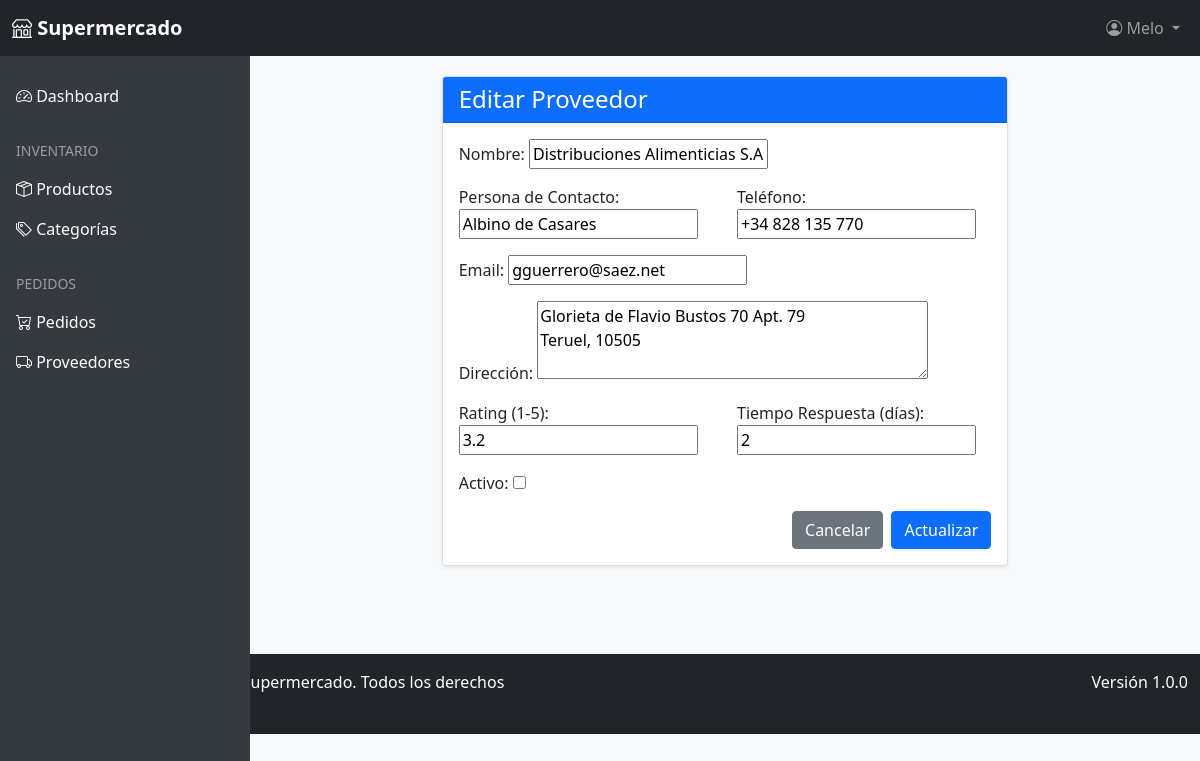
The app's page /pedidos/proveedores/1/editar/ (signed in) with its own data.
### usuarios/models.py (models this page shows, shortened)
class Usuario(AbstractUser):
    class TipoUsuario(models.TextChoices):
        ADMIN = 'ADMIN', _('Administrador')
        EMPLEADO = 'EMPLEADO', _('Empleado')
        PROVEEDOR = 'PROVEEDOR', _('Proveedor')
    tipo_usuario = models.CharField(
        max_length=10,
        choices=TipoUsuario.choices,
        default=TipoUsuario.EMPLEADO,
        verbose_name=_('Tipo de Usuario')
    )
    telefono = models.CharField(
        max_length=15,
        blank=True,
        null=True,
        verbose_name=_('Teléfono')
    )
    direccion = models.TextField(
        blank=True,
        null=True,
        verbose_name=_('Dirección')
    )
    fecha_nacimiento = models.DateField(
        blank=True,
        null=True,
        verbose_name=_('Fecha de Nacimiento')
    )
    class Meta:
        verbose_name = _('Usuario')
        verbose_name_plural = _('Usuarios')
        ordering = ['last_name', 'first_name']
    def es_administrador(self):
        return self.tipo_usuario == self.TipoUsuario.ADMIN

### pedidos/models.py (models this page shows, shortened)
class Proveedor(models.Model):
    nombre = models.CharField(max_length=100, verbose_name=_('Nombre'))
    contacto = models.CharField(max_length=100, verbose_name=_('Persona de Contacto'))
    telefono = models.CharField(max_length=15, verbose_name=_('Teléfono'))
    email = models.EmailField(verbose_name=_('Email'))
    direccion = models.TextField(verbose_name=_('Dirección'))
    rating = models.FloatField(default=3.0, verbose_name=_('Rating (1-5)'))
    tiempo_respuesta_promedio = models.IntegerField(default=3, verbose_name=_('Tiempo Respuesta (días)'))
    activo = models.BooleanField(default=True, verbose_name=_('Activo'))
    class Meta:
        verbose_name = _('Proveedor')
        verbose_name_plural = _('Proveedores')
        ordering = ['nombre']

### pedidos/views.py (the view)
# urls.py: path('proveedores/<int:pk>/editar/', views.proveedor_update, name='proveedor_update'),
@login_required
def proveedor_update(request, pk):
    proveedor = get_object_or_404(Proveedor, pk=pk)
    if request.method == 'POST':
        form = ProveedorForm(request.POST, instance=proveedor)
        if form.is_valid():
            form.save()
            messages.success(request, "Proveedor actualizado exitosamente")
            return redirect('proveedor_list')
    else:
        form = ProveedorForm(instance=proveedor)
    return render(request, 'pedidos/proveedor_form.html', {'form': form})

### pedidos/forms.py
class ProveedorForm(forms.ModelForm):
    class Meta:
        model = Proveedor
        fields = ['nombre', 'contacto', 'telefono', 'email', 'direccion', 'rating', 'tiempo_respuesta_promedio', 'activo']
        widgets = {
            'direccion': forms.Textarea(attrs={'rows': 3}),
        }

### pedidos/templates/pedidos/proveedor_form.html (shortened to what this page needs)
{% extends "base.html" %}
{% block content %}
<div class="container">
    <div class="row">
        <div class="col-md-8 mx-auto">
            <div class="card">
                <div class="card-header bg-{% if form.instance.pk %}primary{% else %}success{% endif %} text-white">
                    <h4 class="card-title mb-0">
                        {% if form.instance.pk %}Editar{% else %}Crear{% endif %} Proveedor
                    </h4>
                </div>
                <div class="card-body">
                    <form method="post">
                        <div class="mb-3">
                            {{ form.nombre.label_tag }}
                            {{ form.nombre }}
                        </div>
                        <div class="row">
                            <div class="col-md-6 mb-3">
                                {{ form.contacto.label_tag }}
                                {{ form.contacto }}
                            </div>
                            <div class="col-md-6 mb-3">
                                {{ form.telefono.label_tag }}
                                {{ form.telefono }}
                            </div>
                        </div>
                        <div class="mb-3">
                            {{ form.email.label_tag }}
                            {{ form.email }}
                        </div>
                        <div class="mb-3">
                            {{ form.direccion.label_tag }}
                            {{ form.direccion }}
                        </div>
                        <div class="row">
                            <div class="col-md-6 mb-3">
                                {{ form.rating.label_tag }}
                                {{ form.rating }}
                            </div>
                            <div class="col-md-6 mb-3">
                                {{ form.tiempo_respuesta_promedio.label_tag }}
                                {{ form.tiempo_respuesta_promedio }}
                            </div>
                        </div>
                        <div class="mb-3">
                            {{ form.activo.label_tag }}
                            {{ form.activo }}
                        </div>
                        <div class="d-flex justify-content-end gap-2">
                            <a href="{% url 'pedidos:proveedor_list' %}" class="btn btn-secondary">
                                Cancelar
                            </a>
                            <button type="submit" class="btn btn-{% if form.instance.pk %}primary{% else %}success{% endif %}">
                                {% if form.instance.pk %}Actualizar{% else %}Crear{% endif %}
                            </button>
                        </div>
                    </form>
                </div>
            </div>
        </div>
    </div>
</div>
{% endblock %}

### templates/includes/header.html (shortened to what this page needs)
<nav class="navbar navbar-expand-lg navbar-dark bg-dark fixed-top">
    <div class="container-fluid">
        <a class="navbar-brand" href="{% url 'inicio' %}">
            <i class="bi bi-shop"></i> Supermercado
        </a>
        <div class="collapse navbar-collapse" id="navbarNav">
            <ul class="navbar-nav ms-auto">
                {% if user.is_authenticated %}
                <li class="nav-item dropdown">
                    <a class="nav-link dropdown-toggle" href="#" id="navbarDropdown" role="button" data-bs-toggle="dropdown">
                        <i class="bi bi-person-circle"></i> {{ user.get_full_name|default:user.username }}
                    </a>
                </li>
                {% else %}
                <li class="nav-item">
                    <a class="nav-link" href="{% url 'usuarios:login' %}"><i class="bi bi-box-arrow-in-right"></i> Iniciar sesión</a>
                </li>
                {% endif %}
            </ul>
        </div>
    </div>
</nav>

### templates/base.html (style rules this page uses)
body { padding-top: 56px; background-color: #f8f9fa; }
.navbar-brand { font-weight: bold; }
.card { margin-bottom: 20px; box-shadow: 0 0.125rem 0.25rem rgba(0, 0, 0, 0.075); }

### records on screen
Usuario: get_full_name "Melo"
Proveedor: nombre "Distribuciones Alimenticias S.A.", contacto "Albino de Casares", telefono "+34 828 135 770", email "gguerrero@saez.net", direccion "Glorieta de Flavio Bustos 70 Apt. 79 Teruel, 10505", rating "3.2", tiempo_respuesta_promedio "2"
